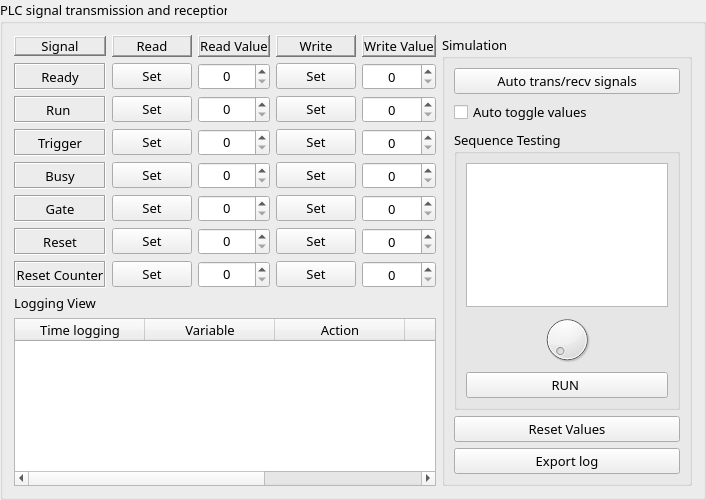
     <widget class="QGroupBox" name="groupBox_test_signal">
      <property name="maximumSize">
       <size>
        <width>16777215</width>
        <height>500</height>
       </size>
      </property>
      <property name="font">
       <font>
        <family>Microsoft YaHei</family>
        <pointsize>10</pointsize>
       </font>
      </property>
      <property name="title">
       <string>PLC signal transmission and reception</string>
      </property>
      <layout class="QGridLayout" name="gridLayout_2">
       <item row="0" column="5" rowspan="10">
        <widget class="QGroupBox" name="groupBox_3">
         <property name="maximumSize">
          <size>
           <width>250</width>
           <height>16777215</height>
          </size>
         </property>
         <property name="font">
          <font>
           <family>Microsoft YaHei</family>
           <pointsize>10</pointsize>
          </font>
         </property>
         <property name="title">
          <string>Simulation</string>
         </property>
         <layout class="QVBoxLayout" name="verticalLayout">
          <item>
           <widget class="QPushButton" name="pushButton_18">
            <property name="font">
             <font>
              <family>Microsoft YaHei</family>
              <pointsize>10</pointsize>
             </font>
            </property>
            <property name="text">
             <string>Auto trans/recv signals</string>
            </property>
           </widget>
          </item>
          <item>
           <widget class="QCheckBox" name="checkBox">
            <property name="font">
             <font>
              <family>Microsoft YaHei</family>
              <pointsize>10</pointsize>
             </font>
            </property>
            <property name="text">
             <string>Auto toggle values </string>
            </property>
           </widget>
          </item>
          <item>
           <widget class="QGroupBox" name="groupBox_2">
            <property name="maximumSize">
             <size>
              <width>250</width>
              <height>16777215</height>
             </size>
            </property>
            <property name="font">
             <font>
              <family>Microsoft YaHei</family>
              <pointsize>10</pointsize>
             </font>
            </property>
            <property name="title">
             <string>Sequence Testing</string>
            </property>
            <layout class="QVBoxLayout" name="verticalLayout_2">
             <item>
              <widget class="QGraphicsView" name="graphicsView">
               <property name="font">
                <font>
                 <family>Microsoft YaHei</family>
                 <pointsize>10</pointsize>
                </font>
               </property>
              </widget>
             </item>
             <item>
              <widget class="QDial" name="dial">
               <property name="font">
                <font>
                 <family>Microsoft YaHei</family>
                 <pointsize>10</pointsize>
                </font>
               </property>
              </widget>
             </item>
             <item>
              <widget class="QPushButton" name="pushButton_19">
               <property name="font">
                <font>
                 <family>Microsoft YaHei</family>
                 <pointsize>10</pointsize>
                </font>
               </property>
               <property name="text">
                <string>RUN </string>
               </property>
              </widget>
             </item>
            </layout>
           </widget>
          </item>
          <item>
           <widget class="QPushButton" name="pushButton_20">
            <property name="font">
             <font>
              <family>Microsoft YaHei</family>
              <pointsize>10</pointsize>
             </font>
            </property>
            <property name="text">
             <string>Reset Values</string>
            </property>
           </widget>
          </item>
          <item>
           <widget class="QPushButton" name="pushButton_23">
            <property name="font">
             <font>
              <family>Microsoft YaHei</family>
              <pointsize>10</pointsize>
             </font>
            </property>
            <property name="text">
             <string>Export log</string>
            </property>
           </widget>
          </item>
         </layout>
        </widget>
       </item>
       <item row="3" column="1">
        <widget class="QPushButton" name="pushButton_6">
         <property name="font">
          <font>
           <family>Microsoft YaHei</family>
           <pointsize>10</pointsize>
          </font>
         </property>
         <property name="text">
          <string>Set</string>
         </property>
        </widget>
       </item>
       <item row="1" column="4">
        <widget class="QSpinBox" name="spinBox">
         <property name="font">
          <font>
           <family>Microsoft YaHei</family>
           <pointsize>10</pointsize>
          </font>
         </property>
         <property name="alignment">
          <set>Qt::AlignCenter</set>
         </property>
        </widget>
       </item>
       <item row="1" column="1">
        <widget class="QPushButton" name="pushButton_4">
         <property name="font">
          <font>
           <family>Microsoft YaHei</family>
           <pointsize>10</pointsize>
          </font>
         </property>
         <property name="text">
          <string>Set</string>
         </property>
        </widget>
       </item>
       <item row="2" column="0">
        <widget class="QLabel" name="label_9">
         <property name="font">
          <font>
           <family>Microsoft YaHei</family>
           <pointsize>10</pointsize>
          </font>
         </property>
         <property name="frameShape">
          <enum>QFrame::Box</enum>
         </property>
         <property name="frameShadow">
          <enum>QFrame::Sunken</enum>
         </property>
         <property name="text">
          <string>Run </string>
         </property>
         <property name="alignment">
          <set>Qt::AlignCenter</set>
         </property>
        </widget>
       </item>
       <item row="6" column="0">
        <widget class="QLabel" name="label_5">
         <property name="font">
          <font>
           <family>Microsoft YaHei</family>
           <pointsize>10</pointsize>
          </font>
         </property>
         <property name="frameShape">
          <enum>QFrame::Box</enum>
         </property>
         <property name="frameShadow">
          <enum>QFrame::Sunken</enum>
         </property>
         <property name="text">
          <string>Reset</string>
         </property>
         <property name="alignment">
          <set>Qt::AlignCenter</set>
         </property>
        </widget>
       </item>
       <item row="7" column="3">
        <widget class="QPushButton" name="pushButton_17">
         <property name="font">
          <font>
           <family>Microsoft YaHei</family>
           <pointsize>10</pointsize>
          </font>
         </property>
         <property name="text">
          <string>Set</string>
         </property>
        </widget>
       </item>
       <item row="9" column="0" colspan="5">
        <widget class="QTableWidget" name="tableWidget_2">
         <property name="font">
          <font>
           <family>Microsoft YaHei</family>
           <pointsize>10</pointsize>
          </font>
         </property>
         <property name="selectionMode">
          <enum>QAbstractItemView::ExtendedSelection</enum>
         </property>
         <property name="selectionBehavior">
          <enum>QAbstractItemView::SelectItems</enum>
         </property>
         <attribute name="horizontalHeaderMinimumSectionSize">
          <number>50</number>
         </attribute>
         <attribute name="horizontalHeaderDefaultSectionSize">
          <number>130</number>
         </attribute>
         <attribute name="verticalHeaderMinimumSectionSize">
          <number>50</number>
         </attribute>
         <attribute name="verticalHeaderDefaultSectionSize">
          <number>55</number>
         </attribute>
         <column>
          <property name="text">
           <string>Time logging</string>
          </property>
         </column>
         <column>
          <property name="text">
           <string>Variable</string>
          </property>
         </column>
         <column>
          <property name="text">
           <string>Action</string>
          </property>
         </column>
         <column>
          <property name="text">
           <string>Value</string>
          </property>
         </column>
         <column>
          <property name="text">
           <string>State</string>
          </property>
         </column>
        </widget>
       </item>
       <item row="1" column="0">
        <widget class="QLabel" name="label_10">
         <property name="maximumSize">
          <size>
           <width>16777215</width>
           <height>16777215</height>
          </size>
         </property>
         <property name="font">
          <font>
           <family>Microsoft YaHei</family>
           <pointsize>10</pointsize>
          </font>
         </property>
         <property name="frameShape">
          <enum>QFrame::Box</enum>
         </property>
         <property name="frameShadow">
          <enum>QFrame::Sunken</enum>
         </property>
         <property name="text">
          <string>Ready</string>
         </property>
         <property name="alignment">
          <set>Qt::AlignCenter</set>
         </property>
        </widget>
       </item>
       <item row="6" column="4">
        <widget class="QSpinBox" name="spinBox_6">
         <property name="font">
          <font>
           <family>Microsoft YaHei</family>
           <pointsize>10</pointsize>
          </font>
         </property>
         <property name="alignment">
          <set>Qt::AlignCenter</set>
         </property>
        </widget>
       </item>
       <item row="4" column="4">
        <widget class="QSpinBox" name="spinBox_4">
         <property name="font">
          <font>
           <family>Microsoft YaHei</family>
           <pointsize>10</pointsize>
          </font>
         </property>
         <property name="alignment">
          <set>Qt::AlignCenter</set>
         </property>
        </widget>
       </item>
       <item row="5" column="0">
        <widget class="QLabel" name="label_6">
         <property name="font">
          <font>
           <family>Microsoft YaHei</family>
           <pointsize>10</pointsize>
          </font>
         </property>
         <property name="frameShape">
          <enum>QFrame::Box</enum>
         </property>
         <property name="frameShadow">
          <enum>QFrame::Sunken</enum>
         </property>
         <property name="text">
          <string>Gate</string>
         </property>
         <property name="alignment">
          <set>Qt::AlignCenter</set>
         </property>
        </widget>
       </item>
       <item row="4" column="0">
        <widget class="QLabel" name="label_7">
         <property name="font">
          <font>
           <family>Microsoft YaHei</family>
           <pointsize>10</pointsize>
          </font>
         </property>
         <property name="frameShape">
          <enum>QFrame::Box</enum>
         </property>
         <property name="frameShadow">
          <enum>QFrame::Sunken</enum>
         </property>
         <property name="text">
          <string>Busy</string>
         </property>
         <property name="alignment">
          <set>Qt::AlignCenter</set>
         </property>
        </widget>
       </item>
       <item row="3" column="3">
        <widget class="QPushButton" name="pushButton_13">
         <property name="font">
          <font>
           <family>Microsoft YaHei</family>
           <pointsize>10</pointsize>
          </font>
         </property>
         <property name="text">
          <string>Set</string>
         </property>
        </widget>
       </item>
       <item row="7" column="1">
        <widget class="QPushButton" name="pushButton_10">
         <property name="font">
          <font>
           <family>Microsoft YaHei</family>
           <pointsize>10</pointsize>
          </font>
         </property>
         <property name="text">
          <string>Set</string>
         </property>
        </widget>
       </item>
       <item row="3" column="4">
        <widget class="QSpinBox" name="spinBox_3">
         <property name="font">
          <font>
           <family>Microsoft YaHei</family>
           <pointsize>10</pointsize>
          </font>
         </property>
         <property name="alignment">
          <set>Qt::AlignCenter</set>
         </property>
        </widget>
       </item>
       <item row="3" column="0">
        <widget class="QLabel" name="label_8">
         <property name="font">
          <font>
           <family>Microsoft YaHei</family>
           <pointsize>10</pointsize>
          </font>
         </property>
         <property name="frameShape">
          <enum>QFrame::Box</enum>
         </property>
         <property name="frameShadow">
          <enum>QFrame::Sunken</enum>
         </property>
         <property name="text">
          <string>Trigger</string>
         </property>
         <property name="alignment">
          <set>Qt::AlignCenter</set>
         </property>
        </widget>
       </item>
       <item row="0" column="1">
        <widget class="QLabel" name="label_12">
         <property name="maximumSize">
          <size>
           <width>150</width>
           <height>100</height>
          </size>
         </property>
         <property name="font">
          <font>
           <family>Microsoft YaHei</family>
           <pointsize>10</pointsize>
          </font>
         </property>
         <property name="frameShape">
          <enum>QFrame::WinPanel</enum>
         </property>
         <property name="frameShadow">
          <enum>QFrame::Raised</enum>
         </property>
         <property name="text">
          <string>Read</string>
         </property>
         <property name="alignment">
          <set>Qt::AlignCenter</set>
         </property>
        </widget>
       </item>
       <item row="5" column="3">
        <widget class="QPushButton" name="pushButton_15">
         <property name="font">
          <font>
           <family>Microsoft YaHei</family>
           <pointsize>10</pointsize>
          </font>
         </property>
         <property name="text">
          <string>Set</string>
         </property>
        </widget>
       </item>
       <item row="2" column="3">
        <widget class="QPushButton" name="pushButton_12">
         <property name="font">
          <font>
           <family>Microsoft YaHei</family>
           <pointsize>10</pointsize>
          </font>
         </property>
         <property name="text">
          <string>Set</string>
         </property>
        </widget>
       </item>
       <item row="6" column="3">
        <widget class="QPushButton" name="pushButton_16">
         <property name="font">
          <font>
           <family>Microsoft YaHei</family>
           <pointsize>10</pointsize>
          </font>
         </property>
         <property name="text">
          <string>Set</string>
         </property>
        </widget>
       </item>
       <item row="7" column="0">
        <widget class="QLabel" name="label_4">
         <property name="maximumSize">
          <size>
           <width>100</width>
           <height>16777215</height>
          </size>
         </property>
         <property name="font">
          <font>
           <family>Microsoft YaHei</family>
           <pointsize>10</pointsize>
          </font>
         </property>
         <property name="frameShape">
          <enum>QFrame::Box</enum>
         </property>
         <property name="frameShadow">
          <enum>QFrame::Sunken</enum>
         </property>
         <property name="text">
          <string>Reset Counter</string>
         </property>
         <property name="alignment">
          <set>Qt::AlignCenter</set>
         </property>
        </widget>
       </item>
       <item row="0" column="3">
        <widget class="QLabel" name="label_14">
         <property name="maximumSize">
          <size>
           <width>150</width>
           <height>100</height>
          </size>
         </property>
         <property name="font">
          <font>
           <family>Microsoft YaHei</family>
           <pointsize>10</pointsize>
          </font>
         </property>
         <property name="frameShape">
          <enum>QFrame::WinPanel</enum>
         </property>
         <property name="frameShadow">
          <enum>QFrame::Raised</enum>
         </property>
         <property name="text">
          <string>Write</string>
         </property>
         <property name="alignment">
          <set>Qt::AlignCenter</set>
         </property>
        </widget>
       </item>
       <item row="4" column="1">
        <widget class="QPushButton" name="pushButton_7">
         <property name="font">
          <font>
           <family>Microsoft YaHei</family>
           <pointsize>10</pointsize>
          </font>
         </property>
         <property name="text">
          <string>Set</string>
         </property>
        </widget>
       </item>
       <item row="0" column="4">
        <widget class="QLabel" name="label_15">
         <property name="maximumSize">
          <size>
           <width>150</width>
           <height>100</height>
          </size>
         </property>
         <property name="font">
          <font>
           <family>Microsoft YaHei</family>
           <pointsize>10</pointsize>
          </font>
         </property>
         <property name="frameShape">
          <enum>QFrame::WinPanel</enum>
         </property>
         <property name="frameShadow">
          <enum>QFrame::Raised</enum>
         </property>
         <property name="text">
          <string>Write Value</string>
         </property>
         <property name="alignment">
          <set>Qt::AlignCenter</set>
         </property>
        </widget>
       </item>
       <item row="2" column="4">
        <widget class="QSpinBox" name="spinBox_2">
         <property name="font">
          <font>
           <family>Microsoft YaHei</family>
           <pointsize>10</pointsize>
          </font>
         </property>
         <property name="alignment">
          <set>Qt::AlignCenter</set>
         </property>
        </widget>
       </item>
       <item row="7" column="4">
        <widget class="QSpinBox" name="spinBox_7">
         <property name="font">
          <font>
           <family>Microsoft YaHei</family>
           <pointsize>10</pointsize>
          </font>
         </property>
         <property name="alignment">
          <set>Qt::AlignCenter</set>
         </property>
        </widget>
       </item>
       <item row="6" column="1">
        <widget class="QPushButton" name="pushButton_9">
         <property name="font">
          <font>
           <family>Microsoft YaHei</family>
           <pointsize>10</pointsize>
          </font>
         </property>
         <property name="text">
          <string>Set</string>
         </property>
        </widget>
       </item>
       <item row="0" column="0">
        <widget class="QLabel" name="label_11">
         <property name="maximumSize">
          <size>
           <width>16777215</width>
           <height>20</height>
          </size>
         </property>
         <property name="font">
          <font>
           <family>Microsoft YaHei</family>
           <pointsize>10</pointsize>
          </font>
         </property>
         <property name="frameShape">
          <enum>QFrame::WinPanel</enum>
         </property>
         <property name="frameShadow">
          <enum>QFrame::Raised</enum>
         </property>
         <property name="text">
          <string>Signal</string>
         </property>
         <property name="alignment">
          <set>Qt::AlignCenter</set>
         </property>
        </widget>
       </item>
       <item row="1" column="3">
        <widget class="QPushButton" name="pushButton_11">
         <property name="font">
          <font>
           <family>Microsoft YaHei</family>
           <pointsize>10</pointsize>
          </font>
         </property>
         <property name="text">
          <string>Set</string>
         </property>
        </widget>
       </item>
       <item row="5" column="1">
        <widget class="QPushButton" name="pushButton_8">
         <property name="font">
          <font>
           <family>Microsoft YaHei</family>
           <pointsize>10</pointsize>
          </font>
         </property>
         <property name="text">
          <string>Set</string>
         </property>
        </widget>
       </item>
       <item row="2" column="1">
        <widget class="QPushButton" name="pushButton_5">
         <property name="font">
          <font>
           <family>Microsoft YaHei</family>
           <pointsize>10</pointsize>
          </font>
         </property>
         <property name="text">
          <string>Set</string>
         </property>
        </widget>
       </item>
       <item row="0" column="2">
        <widget class="QLabel" name="label_13">
         <property name="maximumSize">
          <size>
           <width>150</width>
           <height>100</height>
          </size>
         </property>
         <property name="font">
          <font>
           <family>Microsoft YaHei</family>
           <pointsize>10</pointsize>
          </font>
         </property>
         <property name="frameShape">
          <enum>QFrame::WinPanel</enum>
         </property>
         <property name="frameShadow">
          <enum>QFrame::Raised</enum>
         </property>
         <property name="text">
          <string>Read Value</string>
         </property>
         <property name="alignment">
          <set>Qt::AlignCenter</set>
         </property>
        </widget>
       </item>
       <item row="8" column="0">
        <widget class="QLabel" name="label_16">
         <property name="font">
          <font>
           <family>Microsoft YaHei</family>
           <pointsize>10</pointsize>
          </font>
         </property>
         <property name="text">
          <string>Logging View</string>
         </property>
        </widget>
       </item>
       <item row="4" column="3">
        <widget class="QPushButton" name="pushButton_14">
         <property name="font">
          <font>
           <family>Microsoft YaHei</family>
           <pointsize>10</pointsize>
          </font>
         </property>
         <property name="text">
          <string>Set</string>
         </property>
        </widget>
       </item>
       <item row="5" column="4">
        <widget class="QSpinBox" name="spinBox_5">
         <property name="font">
          <font>
           <family>Microsoft YaHei</family>
           <pointsize>10</pointsize>
          </font>
         </property>
         <property name="alignment">
          <set>Qt::AlignCenter</set>
         </property>
        </widget>
       </item>
       <item row="1" column="2">
        <widget class="QSpinBox" name="spinBox_8">
         <property name="alignment">
          <set>Qt::AlignHCenter|Qt::AlignTop</set>
         </property>
        </widget>
       </item>
       <item row="2" column="2">
        <widget class="QSpinBox" name="spinBox_9">
         <property name="alignment">
          <set>Qt::AlignHCenter|Qt::AlignTop</set>
         </property>
        </widget>
       </item>
       <item row="3" column="2">
        <widget class="QSpinBox" name="spinBox_10">
         <property name="alignment">
          <set>Qt::AlignHCenter|Qt::AlignTop</set>
         </property>
        </widget>
       </item>
       <item row="4" column="2">
        <widget class="QSpinBox" name="spinBox_11">
         <property name="alignment">
          <set>Qt::AlignHCenter|Qt::AlignTop</set>
         </property>
        </widget>
       </item>
       <item row="5" column="2">
        <widget class="QSpinBox" name="spinBox_12">
         <property name="alignment">
          <set>Qt::AlignHCenter|Qt::AlignTop</set>
         </property>
        </widget>
       </item>
       <item row="6" column="2">
        <widget class="QSpinBox" name="spinBox_13">
         <property name="alignment">
          <set>Qt::AlignHCenter|Qt::AlignTop</set>
         </property>
        </widget>
       </item>
       <item row="7" column="2">
        <widget class="QSpinBox" name="spinBox_14">
         <property name="alignment">
          <set>Qt::AlignHCenter|Qt::AlignTop</set>
         </property>
        </widget>
       </item>
      </layout>
     </widget>
